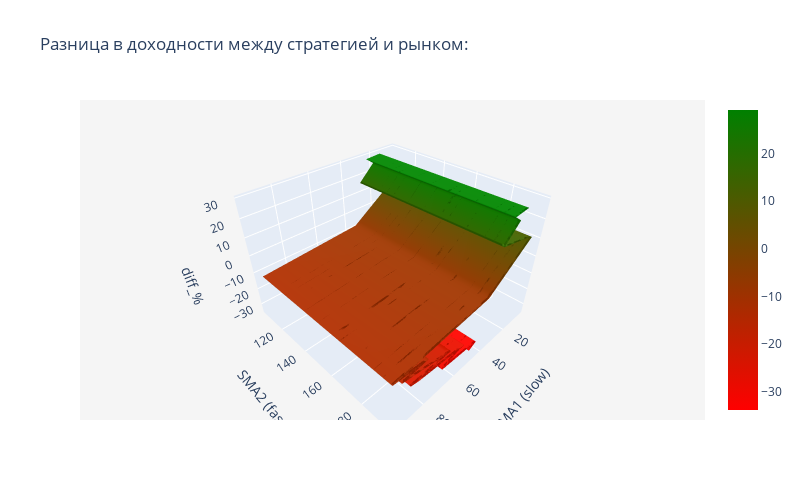

Notebook cell for this chart:
### Markdown cell above
Посмотрим на 3D распределение доходнисти в зависимости от SMA1 и SMA2:

### Code cell
fig = go.Figure(data=[go.Surface(
                        x = test_result['SMA1'],
                        y = test_result['SMA2'],
                        z = np.tile(test_result['diff_%'].values, 
                                    [test_result['diff_%'].values.shape[0], 1]),
                        colorscale=['red', 'green'])
                     ])
    
fig.update_layout(
            title = 'Разница в доходности между стратегией и рынком:',
            scene = dict(
                    xaxis_title = 'SMA1 (slow)',
                    yaxis_title = 'SMA2 (fast)',
                    zaxis_title = 'diff_%',
                    bgcolor = "whitesmoke"
                    #"xaxis": {"nticks": 10},
                    #"zaxis": {"nticks": 10},
                    #"camera_eye": {"x": 0, "y": -1, "z": 0.5},
                    #"aspectratio": {"x": 1, "y": 1, "z": 1}
                    ),
            width=800, 
            height=500
            )                 

fig.show()

# https://plotly.github.io/plotly.py-docs/generated/plotly.graph_objects.Surface.html
# https://github.com/plotly/plotly.js/issues/4807

### Figure 1 — Plotly figure (JSON) as saved in the notebook; plotly's stock layout.template omitted (floating-point values rounded to 4 significant figures; data arrays with more than 128 entries replaced by an {"elided": "..."} marker saying what was removed)
{"data": [{"colorscale": [[0, "red"], [1, "green"]], "type": "surface", "x": [15, 25, 20, 30, 10, 5, 35, 95, 75, 90, 60, 85, 80, 70, 50, 55, 65, 40, 45], "y": [115, 125, 120, 130, 110, 105, 135, 195, 175, 190, 160, 185, 180, 170, 150, 155, 165, 140, 145], "z": {"elided": "19x19 float values"}}], "layout": {"height": 500, "scene": {"bgcolor": "whitesmoke", "xaxis": {"title": {"text": "SMA1 (slow)"}}, "yaxis": {"title": {"text": "SMA2 (fast)"}}, "zaxis": {"title": {"text": "diff_%"}}}, "title": {"text": "Разница в доходности между стратегией и рынком:"}, "width": 800}}
